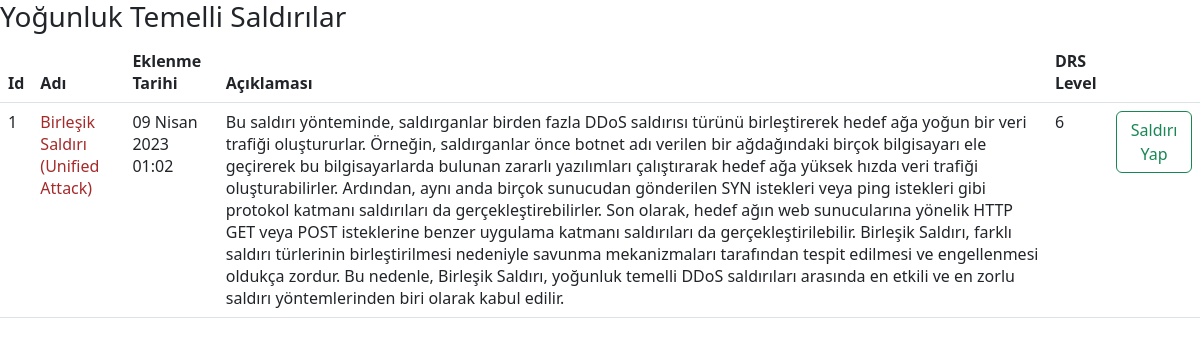
Page /index/attacksCategoryDetail/1 on the committed database.
### attacks/models.py (models this page shows, shortened)
class Attacks(models.Model):
    attackName = models.CharField(max_length=100)
    createDate = models.DateTimeField('date created')
    attackCat = models.ForeignKey(AttacksCategory,on_delete=models.CASCADE)
    attackDesc = models.CharField(max_length=1000,null=True)
    drsLevel = models.IntegerField(validators=[MaxValueValidator(7),MinValueValidator(0)],null=True)

### attacks/views.py (the view)
# urls.py: path('attacksCategoryDetail/<int:attacksCategoryId>',views.attacksCategoryDetails, name='attacksCatsDet'),
def attacksCategoryDetails(request, attacksCategoryId):
    try:
        attacks_category = AttacksCategory.objects.get(pk=attacksCategoryId)
        attacks_list = Attacks.objects.filter(attackCat=attacks_category)
        context = {
            'attacksCategoryDetails_list': attacks_category,
            'attacks_list': attacks_list
        }
    except AttacksCategory.DoesNotExist:
        raise Http404("Saldırı Sınıflandırılması Bulunamadı!")
    return render(request, 'attacksCategoryDetails.html', context)

### attacks/templates/attacksCategoryDetails.html (shortened to what this page needs)
<html>
<head>
    <link href="https://cdn.jsdelivr.net/npm/bootstrap@5.3.0-alpha3/dist/css/bootstrap.min.css" rel="stylesheet"
 />
</head>
<body>
    {% if attacks_list %}
    <h3>{{ attacks_list.0.attackCat.categoryName }}</h3>
    {% endif %}
    <table class="table">
        <thead>
            <th>
                Id
            </th>
            <th>
                Adı
            </th>
            <th>
                Eklenme Tarihi
            </th>
            <th>
                Açıklaması
            </th>
            <th>
                DRS Level
            </th>
            <th>
            </th>
        </thead>
        {% for attack in attacks_list%}
        <tr>
            <td>
                {{attack.id}}
            </td>
            <td style="color: brown;">
                {{attack.attackName}}
            </td>
            <td>
                {{attack.createDate}}
            </td>
            <td>
                {{attack.attackDesc}}
            </td>
            <td>
                {{attack.drsLevel}}
            </td>
            <td>
                <a class="btn btn-outline-success" href="/index/attacks/{{attack.id}}" >Saldırı Yap</a>
            </td>
        </tr>
        {% endfor %}
    </table>
</body>
</html

### rows in the picture
Attacks: id "1", attackName "Birleşik Saldırı (Unified Attack)", createDate "09 Nisan 2023 01:02", attackDesc "Bu saldırı yönteminde, saldırganlar birden fazla DDoS saldırısı türünü birleştirerek hedef ağa yoğun bir veri trafiği oluştururlar. Örneğin, saldırganlar önce botnet adı verilen bir ağdağındaki birçok bilgisayarı ele geçirerek bu bilgisayarlarda bulunan zararlı yazılımları çalıştırarak hedef ağa yüksek hızda veri trafiği oluşturabilirler. Ardından, aynı anda birçok sunucudan gönderilen SYN istekleri veya ping istekleri gibi protokol katmanı saldırıları da gerçekleştirebilirler. Son olarak, hedef ağın web sunucularına yönelik HTTP GET veya POST isteklerine benzer uygulama katmanı saldırıları da gerçekleştirilebilir. Birleşik Saldırı, farklı saldırı türlerinin birleştirilmesi nedeniyle…", drsLevel "6"
